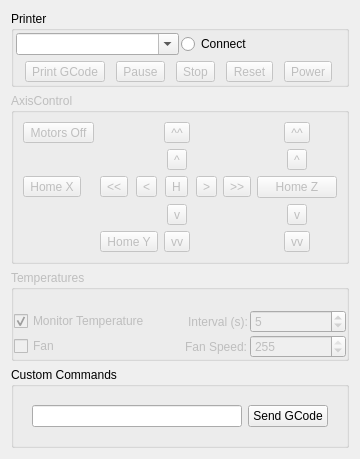
       <widget class="QWidget" name="tabPrint">
        <property name="whatsThis">
         <string>&lt;html&gt;&lt;head/&gt;&lt;body&gt;&lt;p&gt;Print&lt;/p&gt;&lt;/body&gt;&lt;/html&gt;</string>
        </property>
        <property name="accessibleName">
         <string/>
        </property>
        <attribute name="title">
         <string>Print</string>
        </attribute>
        <layout class="QVBoxLayout" name="verticalLayout_19">
         <item>
          <widget class="QGroupBox" name="groupBox_2">
           <property name="title">
            <string>Printer</string>
           </property>
           <layout class="QVBoxLayout" name="verticalLayout_18">
            <property name="spacing">
             <number>2</number>
            </property>
            <property name="leftMargin">
             <number>0</number>
            </property>
            <property name="topMargin">
             <number>0</number>
            </property>
            <property name="rightMargin">
             <number>0</number>
            </property>
            <property name="bottomMargin">
             <number>0</number>
            </property>
            <item>
             <widget class="QWidget" name="widget_9" native="true">
              <layout class="QGridLayout" name="gridLayout_6">
               <property name="leftMargin">
                <number>2</number>
               </property>
               <property name="topMargin">
                <number>2</number>
               </property>
               <property name="rightMargin">
                <number>2</number>
               </property>
               <property name="bottomMargin">
                <number>2</number>
               </property>
               <property name="spacing">
                <number>2</number>
               </property>
               <item row="0" column="0">
                <widget class="QComboBox" name="Hardware_Portname">
                 <property name="editable">
                  <bool>true</bool>
                 </property>
                </widget>
               </item>
               <item row="0" column="1">
                <widget class="QRadioButton" name="p_connect">
                 <property name="text">
                  <string>Connect</string>
                 </property>
                </widget>
               </item>
              </layout>
             </widget>
            </item>
            <item>
             <widget class="QWidget" name="PrinterButtons" native="true">
              <property name="enabled">
               <bool>false</bool>
              </property>
              <layout class="QHBoxLayout" name="horizontalLayout_9">
               <property name="spacing">
                <number>2</number>
               </property>
               <property name="leftMargin">
                <number>2</number>
               </property>
               <property name="topMargin">
                <number>2</number>
               </property>
               <property name="rightMargin">
                <number>2</number>
               </property>
               <property name="bottomMargin">
                <number>2</number>
               </property>
               <item>
                <widget class="QToolButton" name="p_print">
                 <property name="enabled">
                  <bool>false</bool>
                 </property>
                 <property name="toolTip">
                  <string>&lt;html&gt;&lt;head/&gt;&lt;body&gt;&lt;p&gt;Print Current GCode&lt;/p&gt;&lt;/body&gt;&lt;/html&gt;</string>
                 </property>
                 <property name="text">
                  <string>Print GCode</string>
                 </property>
                </widget>
               </item>
               <item>
                <widget class="QToolButton" name="p_pause">
                 <property name="text">
                  <string>Pause</string>
                 </property>
                </widget>
               </item>
               <item>
                <widget class="QToolButton" name="p_stop">
                 <property name="text">
                  <string>Stop</string>
                 </property>
                </widget>
               </item>
               <item>
                <widget class="QToolButton" name="p_reset">
                 <property name="text">
                  <string>Reset</string>
                 </property>
                </widget>
               </item>
               <item>
                <widget class="QToolButton" name="p_power">
                 <property name="text">
                  <string>Power</string>
                 </property>
                </widget>
               </item>
              </layout>
             </widget>
            </item>
           </layout>
          </widget>
         </item>
         <item alignment="Qt::AlignLeft">
          <widget class="QGroupBox" name="AxisControlBox">
           <property name="enabled">
            <bool>false</bool>
           </property>
           <property name="title">
            <string>AxisControl</string>
           </property>
           <layout class="QGridLayout" name="gridLayout_7">
            <item row="5" column="3" alignment="Qt::AlignHCenter">
             <widget class="QToolButton" name="p_homeAll">
              <property name="toolTip">
               <string>&lt;html&gt;&lt;head/&gt;&lt;body&gt;&lt;p&gt;Home All Axes&lt;/p&gt;&lt;/body&gt;&lt;/html&gt;</string>
              </property>
              <property name="text">
               <string>H</string>
              </property>
             </widget>
            </item>
            <item row="4" column="7" alignment="Qt::AlignHCenter">
             <widget class="QToolButton" name="p_z">
              <property name="toolTip">
               <string>&lt;html&gt;&lt;head/&gt;&lt;body&gt;&lt;p&gt;1 mm up&lt;/p&gt;&lt;/body&gt;&lt;/html&gt;</string>
              </property>
              <property name="text">
               <string>^</string>
              </property>
             </widget>
            </item>
            <item row="5" column="1">
             <widget class="QToolButton" name="p_mxx">
              <property name="toolTip">
               <string>&lt;html&gt;&lt;head/&gt;&lt;body&gt;&lt;p&gt;10 mm&lt;/p&gt;&lt;/body&gt;&lt;/html&gt;</string>
              </property>
              <property name="text">
               <string>&lt;&lt;</string>
              </property>
             </widget>
            </item>
            <item row="4" column="3" alignment="Qt::AlignHCenter">
             <widget class="QToolButton" name="p_y">
              <property name="toolTip">
               <string>&lt;html&gt;&lt;head/&gt;&lt;body&gt;&lt;p&gt;1 mm&lt;/p&gt;&lt;/body&gt;&lt;/html&gt;</string>
              </property>
              <property name="text">
               <string>^</string>
              </property>
             </widget>
            </item>
            <item row="6" column="3" alignment="Qt::AlignHCenter">
             <widget class="QToolButton" name="p_my">
              <property name="toolTip">
               <string>&lt;html&gt;&lt;head/&gt;&lt;body&gt;&lt;p&gt;1 mm&lt;/p&gt;&lt;/body&gt;&lt;/html&gt;</string>
              </property>
              <property name="text">
               <string>v</string>
              </property>
             </widget>
            </item>
            <item row="5" column="7">
             <widget class="QPushButton" name="p_homeZ">
              <property name="text">
               <string>Home Z</string>
              </property>
             </widget>
            </item>
            <item row="5" column="5" alignment="Qt::AlignHCenter">
             <widget class="QToolButton" name="p_xx">
              <property name="toolTip">
               <string>&lt;html&gt;&lt;head/&gt;&lt;body&gt;&lt;p&gt;10 mm&lt;/p&gt;&lt;/body&gt;&lt;/html&gt;</string>
              </property>
              <property name="text">
               <string>&gt;&gt;</string>
              </property>
             </widget>
            </item>
            <item row="7" column="7" alignment="Qt::AlignHCenter">
             <widget class="QToolButton" name="p_mzz">
              <property name="toolTip">
               <string>&lt;html&gt;&lt;head/&gt;&lt;body&gt;&lt;p&gt;10 mm down&lt;/p&gt;&lt;/body&gt;&lt;/html&gt;</string>
              </property>
              <property name="text">
               <string>vv</string>
              </property>
             </widget>
            </item>
            <item row="5" column="4" alignment="Qt::AlignHCenter">
             <widget class="QToolButton" name="p_x">
              <property name="toolTip">
               <string>&lt;html&gt;&lt;head/&gt;&lt;body&gt;&lt;p&gt;1 mm&lt;/p&gt;&lt;/body&gt;&lt;/html&gt;</string>
              </property>
              <property name="text">
               <string>&gt;</string>
              </property>
             </widget>
            </item>
            <item row="2" column="3" alignment="Qt::AlignHCenter">
             <widget class="QToolButton" name="p_yy">
              <property name="toolTip">
               <string>&lt;html&gt;&lt;head/&gt;&lt;body&gt;&lt;p&gt;10 mm&lt;/p&gt;&lt;/body&gt;&lt;/html&gt;</string>
              </property>
              <property name="text">
               <string>^^</string>
              </property>
             </widget>
            </item>
            <item row="2" column="7" alignment="Qt::AlignHCenter">
             <widget class="QToolButton" name="p_zz">
              <property name="toolTip">
               <string>&lt;html&gt;&lt;head/&gt;&lt;body&gt;&lt;p&gt;10 mm up&lt;/p&gt;&lt;/body&gt;&lt;/html&gt;</string>
              </property>
              <property name="text">
               <string>^^</string>
              </property>
             </widget>
            </item>
            <item row="5" column="2">
             <widget class="QToolButton" name="p_mx">
              <property name="toolTip">
               <string>&lt;html&gt;&lt;head/&gt;&lt;body&gt;&lt;p&gt;1 mm&lt;/p&gt;&lt;/body&gt;&lt;/html&gt;</string>
              </property>
              <property name="text">
               <string>&lt;</string>
              </property>
             </widget>
            </item>
            <item row="7" column="3" alignment="Qt::AlignHCenter">
             <widget class="QToolButton" name="p_myy">
              <property name="toolTip">
               <string>&lt;html&gt;&lt;head/&gt;&lt;body&gt;&lt;p&gt;10 mm&lt;/p&gt;&lt;/body&gt;&lt;/html&gt;</string>
              </property>
              <property name="text">
               <string>vv</string>
              </property>
             </widget>
            </item>
            <item row="5" column="0">
             <widget class="QToolButton" name="p_homeX">
              <property name="text">
               <string>Home X</string>
              </property>
             </widget>
            </item>
            <item row="6" column="7" alignment="Qt::AlignHCenter">
             <widget class="QToolButton" name="p_mz">
              <property name="toolTip">
               <string>&lt;html&gt;&lt;head/&gt;&lt;body&gt;&lt;p&gt;1 mm down&lt;/p&gt;&lt;/body&gt;&lt;/html&gt;</string>
              </property>
              <property name="text">
               <string>v</string>
              </property>
             </widget>
            </item>
            <item row="2" column="0">
             <widget class="QToolButton" name="p_motoroff">
              <property name="text">
               <string>Motors Off</string>
              </property>
             </widget>
            </item>
            <item row="7" column="1" colspan="2">
             <widget class="QToolButton" name="p_homeY">
              <property name="text">
               <string>Home Y</string>
              </property>
             </widget>
            </item>
           </layout>
          </widget>
         </item>
         <item>
          <widget class="QGroupBox" name="TemperaturesBox">
           <property name="enabled">
            <bool>false</bool>
           </property>
           <property name="title">
            <string>Temperatures</string>
           </property>
           <layout class="QVBoxLayout" name="verticalLayout_21">
            <property name="spacing">
             <number>2</number>
            </property>
            <property name="leftMargin">
             <number>0</number>
            </property>
            <property name="topMargin">
             <number>0</number>
            </property>
            <property name="rightMargin">
             <number>0</number>
            </property>
            <property name="bottomMargin">
             <number>0</number>
            </property>
            <item>
             <widget class="QWidget" name="TempsPlace" native="true">
              <layout class="QVBoxLayout" name="verticalLayout_23">
               <item>
                <layout class="QVBoxLayout" name="verticalLayout_22"/>
               </item>
              </layout>
             </widget>
            </item>
            <item>
             <widget class="QWidget" name="widget_10" native="true">
              <layout class="QGridLayout" name="gridLayout_8">
               <property name="leftMargin">
                <number>0</number>
               </property>
               <property name="topMargin">
                <number>0</number>
               </property>
               <property name="rightMargin">
                <number>0</number>
               </property>
               <property name="bottomMargin">
                <number>0</number>
               </property>
               <property name="spacing">
                <number>2</number>
               </property>
               <item row="2" column="0">
                <widget class="QCheckBox" name="Printer_FanEnable">
                 <property name="text">
                  <string>Fan</string>
                 </property>
                </widget>
               </item>
               <item row="2" column="1" alignment="Qt::AlignRight">
                <widget class="QLabel" name="label_13">
                 <property name="text">
                  <string>Fan Speed:</string>
                 </property>
                </widget>
               </item>
               <item row="1" column="0">
                <widget class="QCheckBox" name="Misc_TempReadingEnabled">
                 <property name="text">
                  <string>Monitor Temperature</string>
                 </property>
                 <property name="checked">
                  <bool>true</bool>
                 </property>
                </widget>
               </item>
               <item row="1" column="1" alignment="Qt::AlignRight">
                <widget class="QLabel" name="label_12">
                 <property name="text">
                  <string>Interval (s):</string>
                 </property>
                </widget>
               </item>
               <item row="1" column="2">
                <widget class="QSpinBox" name="Display_TempUpdateSpeed">
                 <property name="minimum">
                  <number>1</number>
                 </property>
                 <property name="value">
                  <number>5</number>
                 </property>
                </widget>
               </item>
               <item row="2" column="2">
                <widget class="QSpinBox" name="Printer_FanVoltage">
                 <property name="maximum">
                  <number>255</number>
                 </property>
                 <property name="value">
                  <number>255</number>
                 </property>
                </widget>
               </item>
              </layout>
             </widget>
            </item>
           </layout>
          </widget>
         </item>
         <item>
          <widget class="QGroupBox" name="CustomCommandsBox">
           <property name="title">
            <string>Custom Commands</string>
           </property>
           <layout class="QVBoxLayout" name="verticalLayout_20">
            <item>
             <widget class="QWidget" name="widget_2" native="true">
              <layout class="QHBoxLayout" name="horizontalLayout_11">
               <item>
                <widget class="QLineEdit" name="g_gcode"/>
               </item>
               <item>
                <widget class="QPushButton" name="g_send_gcode">
                 <property name="text">
                  <string>Send GCode</string>
                 </property>
                </widget>
               </item>
              </layout>
             </widget>
            </item>
           </layout>
          </widget>
         </item>
        </layout>
       </widget>
